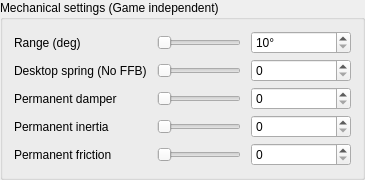
        <widget class="QGroupBox" name="groupBox_3">
         <property name="sizePolicy">
          <sizepolicy hsizetype="Preferred" vsizetype="Fixed">
           <horstretch>0</horstretch>
           <verstretch>0</verstretch>
          </sizepolicy>
         </property>
         <property name="title">
          <string>Mechanical settings (Game independent)</string>
         </property>
         <layout class="QGridLayout" name="gridLayout_6" rowstretch="0,0,0,0,0" columnstretch="0,0,0">
          <property name="horizontalSpacing">
           <number>10</number>
          </property>
          <property name="verticalSpacing">
           <number>5</number>
          </property>
          <item row="4" column="0">
           <widget class="QLabel" name="label_friction">
            <property name="text">
             <string>Permanent friction</string>
            </property>
           </widget>
          </item>
          <item row="4" column="1">
           <widget class="QSlider" name="horizontalSlider_friction">
            <property name="maximum">
             <number>255</number>
            </property>
            <property name="orientation">
             <enum>Qt::Orientation::Horizontal</enum>
            </property>
           </widget>
          </item>
          <item row="3" column="2">
           <widget class="QSpinBox" name="spinBox_inertia">
            <property name="minimumSize">
             <size>
              <width>100</width>
              <height>0</height>
             </size>
            </property>
            <property name="maximum">
             <number>255</number>
            </property>
           </widget>
          </item>
          <item row="3" column="1">
           <widget class="QSlider" name="horizontalSlider_inertia">
            <property name="maximum">
             <number>255</number>
            </property>
            <property name="orientation">
             <enum>Qt::Orientation::Horizontal</enum>
            </property>
           </widget>
          </item>
          <item row="2" column="0">
           <widget class="QLabel" name="label_damper">
            <property name="toolTip">
             <string>&lt;html&gt;&lt;head/&gt;&lt;body&gt;&lt;p&gt;Independent damper is an always on damper effect to smooth out acceleration spikes.&lt;/p&gt;&lt;/body&gt;&lt;/html&gt;</string>
            </property>
            <property name="text">
             <string>Permanent damper</string>
            </property>
           </widget>
          </item>
          <item row="1" column="0">
           <widget class="QLabel" name="label_8">
            <property name="toolTip">
             <string>&lt;html&gt;&lt;head/&gt;&lt;body&gt;&lt;p&gt;Centering force when FFB is inactive.&lt;/p&gt;&lt;p&gt;Turned off when game effects takes place&lt;/p&gt;&lt;/body&gt;&lt;/html&gt;</string>
            </property>
            <property name="text">
             <string>Desktop spring (No FFB)</string>
            </property>
           </widget>
          </item>
          <item row="4" column="2">
           <widget class="QSpinBox" name="spinBox_friction">
            <property name="minimumSize">
             <size>
              <width>100</width>
              <height>0</height>
             </size>
            </property>
            <property name="maximum">
             <number>255</number>
            </property>
           </widget>
          </item>
          <item row="0" column="0">
           <widget class="QLabel" name="label_5">
            <property name="toolTip">
             <string>&lt;html&gt;&lt;head/&gt;&lt;body&gt;&lt;p&gt;Degrees of rotation&lt;/p&gt;&lt;/body&gt;&lt;/html&gt;</string>
            </property>
            <property name="text">
             <string>Range (deg)</string>
            </property>
           </widget>
          </item>
          <item row="0" column="1">
           <widget class="QSlider" name="horizontalSlider_degrees">
            <property name="minimum">
             <number>10</number>
            </property>
            <property name="maximum">
             <number>1440</number>
            </property>
            <property name="singleStep">
             <number>10</number>
            </property>
            <property name="value">
             <number>10</number>
            </property>
            <property name="orientation">
             <enum>Qt::Orientation::Horizontal</enum>
            </property>
           </widget>
          </item>
          <item row="2" column="2">
           <widget class="QSpinBox" name="spinBox_damper">
            <property name="minimumSize">
             <size>
              <width>100</width>
              <height>0</height>
             </size>
            </property>
            <property name="keyboardTracking">
             <bool>false</bool>
            </property>
            <property name="maximum">
             <number>255</number>
            </property>
           </widget>
          </item>
          <item row="2" column="1">
           <widget class="QSlider" name="horizontalSlider_damper">
            <property name="toolTip">
             <string>&lt;html&gt;&lt;head/&gt;&lt;body&gt;&lt;p&gt;Independent damper is an always on damper effect to smooth out acceleration spikes&lt;/p&gt;&lt;/body&gt;&lt;/html&gt;</string>
            </property>
            <property name="maximum">
             <number>255</number>
            </property>
            <property name="orientation">
             <enum>Qt::Orientation::Horizontal</enum>
            </property>
           </widget>
          </item>
          <item row="1" column="1">
           <widget class="QSlider" name="horizontalSlider_idle">
            <property name="toolTip">
             <string>&lt;html&gt;&lt;head/&gt;&lt;body&gt;&lt;p&gt;Centering force when FFB is inactive&lt;/p&gt;&lt;/body&gt;&lt;/html&gt;</string>
            </property>
            <property name="maximum">
             <number>255</number>
            </property>
            <property name="value">
             <number>0</number>
            </property>
            <property name="sliderPosition">
             <number>0</number>
            </property>
            <property name="orientation">
             <enum>Qt::Orientation::Horizontal</enum>
            </property>
           </widget>
          </item>
          <item row="1" column="2">
           <widget class="QSpinBox" name="spinBox_idlespring">
            <property name="minimumSize">
             <size>
              <width>100</width>
              <height>0</height>
             </size>
            </property>
            <property name="keyboardTracking">
             <bool>false</bool>
            </property>
            <property name="suffix">
             <string/>
            </property>
            <property name="prefix">
             <string/>
            </property>
            <property name="maximum">
             <number>255</number>
            </property>
           </widget>
          </item>
          <item row="3" column="0">
           <widget class="QLabel" name="label_inertia">
            <property name="text">
             <string>Permanent inertia</string>
            </property>
           </widget>
          </item>
          <item row="0" column="2">
           <widget class="QSpinBox" name="spinBox_range">
            <property name="minimumSize">
             <size>
              <width>100</width>
              <height>0</height>
             </size>
            </property>
            <property name="keyboardTracking">
             <bool>false</bool>
            </property>
            <property name="suffix">
             <string>°</string>
            </property>
            <property name="minimum">
             <number>10</number>
            </property>
            <property name="maximum">
             <number>32767</number>
            </property>
            <property name="singleStep">
             <number>10</number>
            </property>
           </widget>
          </item>
         </layout>
        </widget>
